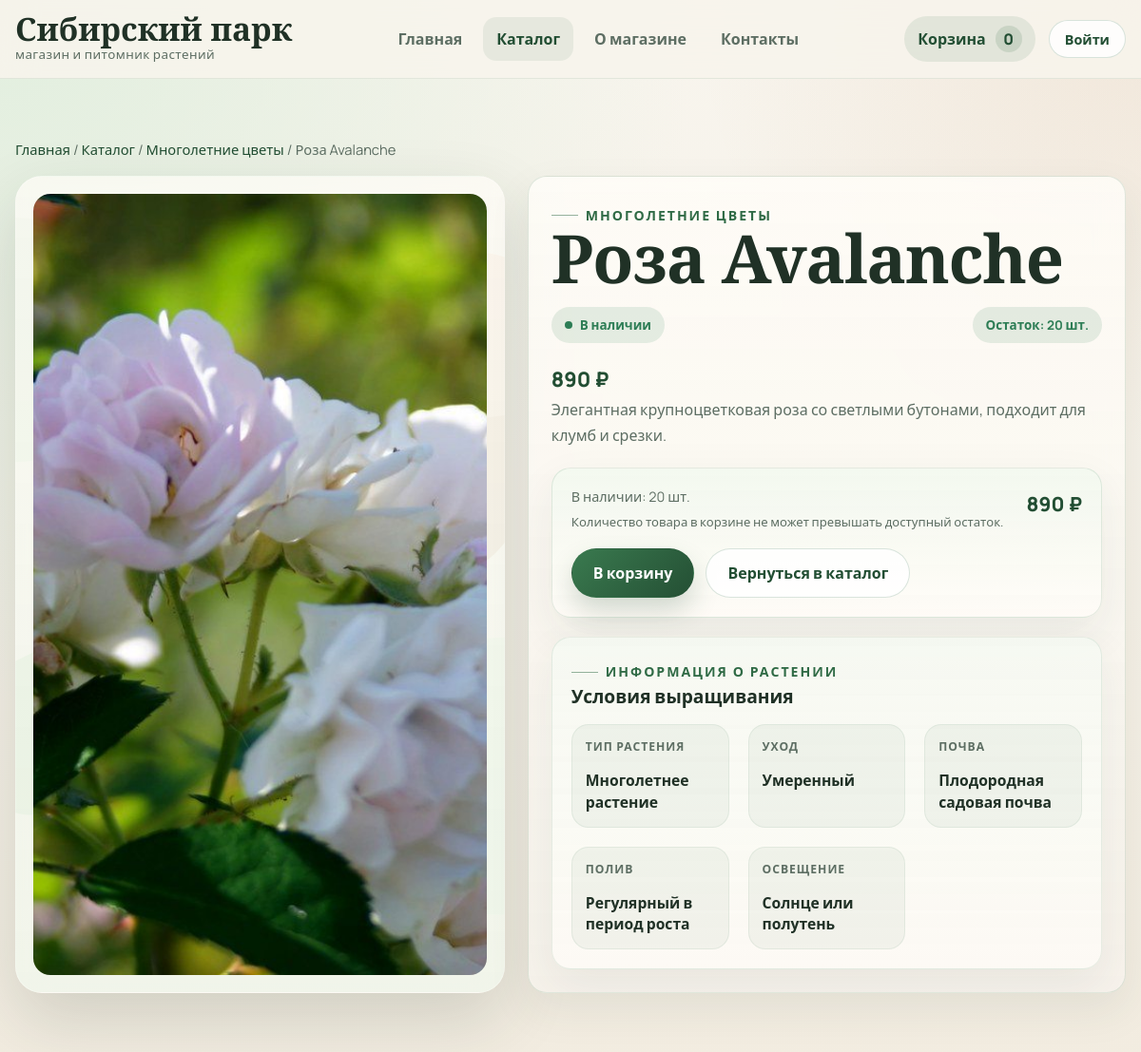
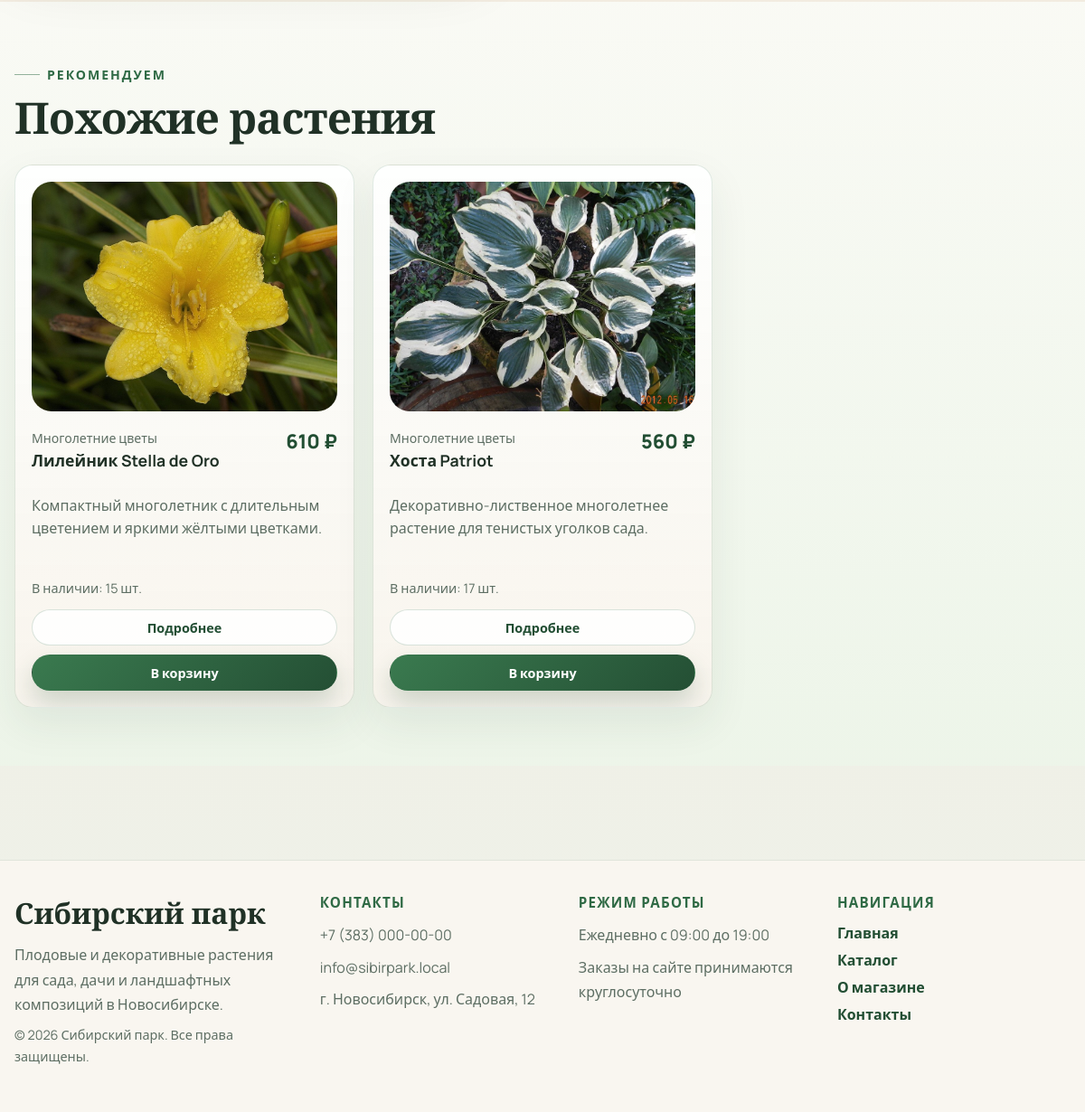
Screenshot of /product.php?id=501 with the database file from the repository (2 pictures, top to bottom).
### tables this page shows
CREATE TABLE `products` (
    `id` INT UNSIGNED NOT NULL AUTO_INCREMENT,
    `category_id` INT UNSIGNED NOT NULL,
    `name` VARCHAR(190) NOT NULL,
    `description` TEXT NOT NULL,
    `price` DECIMAL(10, 2) NOT NULL DEFAULT 0.00,
    `image` VARCHAR(255) DEFAULT NULL,
    `stock` INT NOT NULL DEFAULT 0,
    `is_featured` TINYINT(1) NOT NULL DEFAULT 0,
    `created_at` TIMESTAMP NOT NULL DEFAULT CURRENT_TIMESTAMP,
    PRIMARY KEY (`id`),
    KEY `idx_products_category` (`category_id`),
    CONSTRAINT `fk_products_category`
        FOREIGN KEY (`category_id`) REFERENCES `categories` (`id`)
        ON DELETE RESTRICT ON UPDATE CASCADE
);

CREATE TABLE `categories` (
    `id` INT UNSIGNED NOT NULL AUTO_INCREMENT,
    `slug` VARCHAR(120) NOT NULL,
    `name` VARCHAR(150) NOT NULL,
    `description` TEXT NOT NULL,
    `image` VARCHAR(255) DEFAULT NULL,
    PRIMARY KEY (`id`),
    UNIQUE KEY `uniq_categories_slug` (`slug`)
);

### includes/cart.php (called while the page is built, shortened)
<?php
function get_cart(): array
{
    $cart = $_SESSION['cart'] ?? [];
    return is_array($cart) ? $cart : [];
}

### product.php (the view, shortened to what this page needs)
<?php
require_once __DIR__ . '/config/db.php';
require_once __DIR__ . '/includes/functions.php';
require_once __DIR__ . '/includes/cart.php';
$pdo = db();
$productId = (int) ($_GET['id'] ?? 0);
$product = fetch_product($pdo, $productId);
    ?>
    <?php
$relatedProducts = fetch_related_products($pdo, (int) $product['category_id'], (int) $product['id'], 3);
$careProfiles = [
    1 => ['Тип растения' => 'Плодовое дерево', 'Уход' => 'Умеренный', 'Почва' => 'Плодородная и дренированная', 'Полив' => 'Регулярный', 'Освещение' => 'Солнечное место'],
    2 => ['Тип растения' => 'Плодовый кустарник', 'Уход' => 'Неприхотливый', 'Почва' => 'Рыхлая и влагоёмкая', 'Полив' => 'Умеренный', 'Освещение' => 'Солнце или полутень'],
    3 => ['Тип растения' => 'Декоративный кустарник', 'Уход' => 'Регулярный', 'Почва' => 'Питательная садовая почва', 'Полив' => 'Без застоя воды', 'Освещение' => 'Солнце или полутень'],
    4 => ['Тип растения' => 'Хвойное растение', 'Уход' => 'Лёгкий', 'Почва' => 'Лёгкая и дренированная', 'Полив' => 'Умеренный', 'Освещение' => 'Солнце или полутень'],
    5 => ['Тип растения' => 'Многолетнее растение', 'Уход' => 'Умеренный', 'Почва' => 'Плодородная садовая почва', 'Полив' => 'Регулярный в период роста', 'Освещение' => 'Солнце или полутень'],
];
$profile = $careProfiles[(int) $product['category_id']] ?? ['Тип растения' => 'Садовое растение', 'Уход' => 'Умеренный', 'Почва' => 'Садовая почва', 'Полив' => 'Умеренный', 'Освещение' => 'Светлое место'];
require_once __DIR__ . '/includes/header.php';
?>
<main class="page-main">
    <section class="section">
        <div class="container">
            <nav class="breadcrumbs">
                <a href="<?= e(url('index.php')) ?>">Главная</a> /
                <a href="<?= e(url('catalog.php')) ?>">Каталог</a> /
                <a href="<?= e(url('catalog.php' . build_catalog_query(['category' => (string) $product['category_id']]))) ?>"><?= e($product['category_name']) ?></a> /
                <span><?= e($product['name']) ?></span>
            </nav>
            <div class="product-layout">
                <div class="product-media">
                    <img src="<?= e(url(normalize_image_path($product['image'] ?? null))) ?>" alt="<?= e($product['name']) ?>">
                </div>
                <article class="product-main card">
                    <p class="eyebrow"><?= e($product['category_name']) ?></p>
                    <h1><?= e($product['name']) ?></h1>
                    <div class="product-meta">
                        <span class="status-badge <?= (int) $product['stock'] > 0 ? '' : 'status-badge--muted' ?>">
                            <span class="status-dot"></span><?= (int) $product['stock'] > 0 ? 'В наличии' : 'Нет в наличии' ?>
                        </span>
                        <span class="status-badge">Остаток: <?= (int) $product['stock'] ?> шт.</span>
                    </div>
                    <p class="price"><?= e(format_price((float) $product['price'])) ?></p>
                    <p class="product-description"><?= e($product['description']) ?></p>
                    <div class="product-purchase card" data-cart-product data-product-id="<?= (int) $product['id'] ?>">
                        <div class="product-purchase__head">
                            <div>
                                <span class="stock">В наличии: <?= (int) $product['stock'] ?> шт.</span>
                                <p class="product-purchase__hint">Количество товара в корзине не может превышать доступный остаток.</p>
                            </div>
                            <p class="product-purchase__price"><?= e(format_price((float) $product['price'])) ?></p>
                        </div>
                        <div class="product-purchase__actions">
                            <?= render_add_to_cart_form($product, $_SERVER['REQUEST_URI'], 'btn btn-primary') ?>
                            <a class="btn btn-secondary" href="<?= e(url('catalog.php' . build_catalog_query(['category' => (string) $product['category_id']]))) ?>">Вернуться в каталог</a>
                        </div>
                    </div>
                    <div class="plant-info card">
                        <div class="plant-info-head">
                            <p class="eyebrow">Информация о растении</p>
                            <h3>Условия выращивания</h3>
                        </div>
                        <div class="plant-info-grid">
                            <?php foreach ($profile as $label => $value): ?>
                                <div class="plant-info-item">
                                    <span><?= e($label) ?></span>
                                    <strong><?= e($value) ?></strong>
                                </div>
                            <?php endforeach; ?>
                        </div>
                    </div>
                </article>
            </div>
        </div>
    </section>
    <section class="section section-soft">
        <div class="container">
            <div class="section-heading">
                <div>
                    <p class="eyebrow">Рекомендуем</p>
                    <h2>Похожие растения</h2>
                </div>
            </div>
            <?php if ($relatedProducts): ?>
                <div class="product-grid">
                    <?php foreach ($relatedProducts as $relatedProduct): ?>
                        <?= render_product_card($relatedProduct, $_SERVER['REQUEST_URI']) ?>
                    <?php endforeach; ?>
                </div>
            <?php endif; ?>
        </div>
    </section>
</main>
<?php require_once __DIR__ . '/includes/footer.php'; ?>

### includes/functions.php (shortened to what this page needs)
<?php
function app_root_url(): string
{
    static $baseUrl = null;
    if ($baseUrl !== null) {
        return $baseUrl;
    }
    $scriptName = str_replace('\\', '/', $_SERVER['SCRIPT_NAME'] ?? '');
    $baseUrl = preg_replace('#/admin/.*$#', '', $scriptName);
    $baseUrl = preg_replace('#/[^/]+\.php$#', '', $baseUrl);
    return $baseUrl ?: '';
}
function url(string $path = ''): string
{
    $base = app_root_url();
    $path = ltrim($path, '/');
    return ($base !== '' ? $base : '') . '/' . $path;
}
function e(?string $value): string
{
    return htmlspecialchars((string) $value, ENT_QUOTES | ENT_SUBSTITUTE, 'UTF-8');
}
function format_price(float|int|string $value): string
{
    return number_format((float) $value, 0, ',', ' ') . ' ₽';
}
function normalize_image_path(?string $path): string
{
    return trim($path);
}
function product_cart_quantity(int $productId): int
{
    $cart = get_cart();
    return (int) ($cart[$productId] ?? 0);
}
function render_cart_stepper(int $productId, int $stock, string $variant = 'card'): string
{
    $inCart = product_cart_quantity($productId);
    $availableToAdd = max(0, $stock - $inCart);
    $classes = 'product-cart-control' . ($variant === 'detail' ? ' product-cart-control--detail' : '');
    $classes .= $inCart > 0 ? ' is-visible' : '';
    return '
        <div class="' . e($classes) . '" data-cart-control data-stock="' . $stock . '">
            <button class="cart-stepper-btn" type="button" data-cart-step="-1" aria-label="Уменьшить количество">-</button>
            <span class="cart-stepper-value"><strong data-cart-in-cart>' . $inCart . '</strong> шт.</span>
            <button class="cart-stepper-btn" type="button" data-cart-step="1" aria-label="Увеличить количество">+</button>
            <span class="cart-stepper-note">ещё <strong data-cart-available>' . $availableToAdd . '</strong></span>
        </div>
    ';
}
function render_add_to_cart_form(array $product, string $redirectTo, string $buttonClass = 'btn btn-primary btn-small'): string
{
    $stock = (int) $product['stock'];
    $inCart = product_cart_quantity((int) $product['id']);
    $formClass = 'inline-form add-to-cart-form' . ($inCart > 0 ? ' is-hidden' : '');
    return '
        <form method="post" class="' . e($formClass) . '" data-add-to-cart-form data-product-id="' . (int) $product['id'] . '">
            <input type="hidden" name="action" value="add_to_cart">
            <input type="hidden" name="product_id" value="' . (int) $product['id'] . '">
            <input type="hidden" name="quantity" value="1">
            <input type="hidden" name="redirect_to" value="' . e($redirectTo) . '">
            <button class="' . e($buttonClass) . '" type="submit" data-add-to-cart-button>В корзину</button>
        </form>
    ';
}
function render_product_card(array $product, string $redirectTo): string
{
    $productId = (int) $product['id'];
    $stock = (int) $product['stock'];
    $detailUrl = url('product.php?id=' . $productId);
    $stockLabel = (int) $product['stock'] > 0
        ? 'В наличии: ' . (int) $product['stock'] . ' шт.'
        : 'Нет в наличии';
    return '
        <article class="product-card card" data-cart-product data-product-id="' . $productId . '">
            <a class="product-card-image" href="' . e($detailUrl) . '">
                <img src="' . e(url(normalize_image_path($product['image'] ?? null))) . '" alt="' . e($product['name']) . '" loading="lazy">
            </a>
            <div class="product-card-head">
                <div>
                    <p class="product-category">' . e($product['category_name'] ?? 'Категория') . '</p>
                    <h3><a href="' . e($detailUrl) . '">' . e($product['name']) . '</a></h3>
                </div>
                <span class="price">' . e(format_price((float) $product['price'])) . '</span>
            </div>
            <p>' . e($product['description']) . '</p>
            <div class="product-card-footer">
                <span class="stock">' . e($stockLabel) . '</span>
                ' . render_cart_stepper($productId, $stock) . '
                <div class="product-card-actions">
                    <a class="btn btn-secondary btn-small" href="' . e($detailUrl) . '">Подробнее</a>
                    ' . render_add_to_cart_form($product, $redirectTo) . '
                </div>
            </div>
        </article>
    ';
}
function build_catalog_query(array $overrides = []): string
{
    $params = [
        'search' => trim((string) ($_GET['search'] ?? '')),
        'category' => trim((string) ($_GET['category'] ?? '')),
        'sort' => trim((string) ($_GET['sort'] ?? '')),
    ];
    foreach ($overrides as $key => $value) {
        $params[$key] = (string) $value;
    }
    $params = array_filter($params, static fn (string $value): bool => $value !== '');
    return $params ? ('?' . http_build_query($params)) : '';
}
function fetch_product(PDO $pdo, int $productId): ?array
{
    $statement = $pdo->prepare(
        'SELECT p.*, c.name AS category_name, c.slug AS category_slug
         FROM products p
         LEFT JOIN categories c ON c.id = p.category_id
         WHERE p.id = :id
         LIMIT 1'
    );
    $statement->execute(['id' => $productId]);
    return $statement->fetch() ?: null;
}
function fetch_related_products(PDO $pdo, int $categoryId, int $productId, int $limit = 3): array
{
    $statement = $pdo->prepare(
        'SELECT p.*, c.name AS category_name
         FROM products p
         LEFT JOIN categories c ON c.id = p.category_id
         WHERE p.category_id = :category_id AND p.id <> :product_id
         ORDER BY p.created_at DESC
         LIMIT :limit'
    );
    $statement->bindValue(':category_id', $categoryId, PDO::PARAM_INT);
    $statement->bindValue(':product_id', $productId, PDO::PARAM_INT);
    $statement->bindValue(':limit', $limit, PDO::PARAM_INT);
    $statement->execute();
    return $statement->fetchAll();
}

### rows the page displays
products: category.name "Многолетние цветы", name "Роза Avalanche", image (picture), category.name "МНОГОЛЕТНИЕ ЦВЕТЫ", stock "20", price "890 ₽", description "Элегантная крупноцветковая роза со светлыми бутонами, подходит для клумб и срезки."
products: image (picture), category.name "Многолетние цветы", name "Лилейник Stella de Oro", price "610 ₽", description "Компактный многолетник с длительным цветением и яркими жёлтыми цветками.", stock "В наличии: 15 шт."
products: image (picture), category.name "Многолетние цветы", name "Хоста Patriot", price "560 ₽", description "Декоративно-лиственное многолетнее растение для тенистых уголков сада.", stock "В наличии: 17 шт."

### other values shown
cart_count() "0"
$label "ТИП РАСТЕНИЯ"
$value "Многолетнее растение"
$label "УХОД"
$value "Умеренный"
$label "ПОЧВА"
$value "Плодородная садовая почва"
$label "ПОЛИВ"
$value "Регулярный в период роста"
$label "ОСВЕЩЕНИЕ"
$value "Солнце или полутень"
